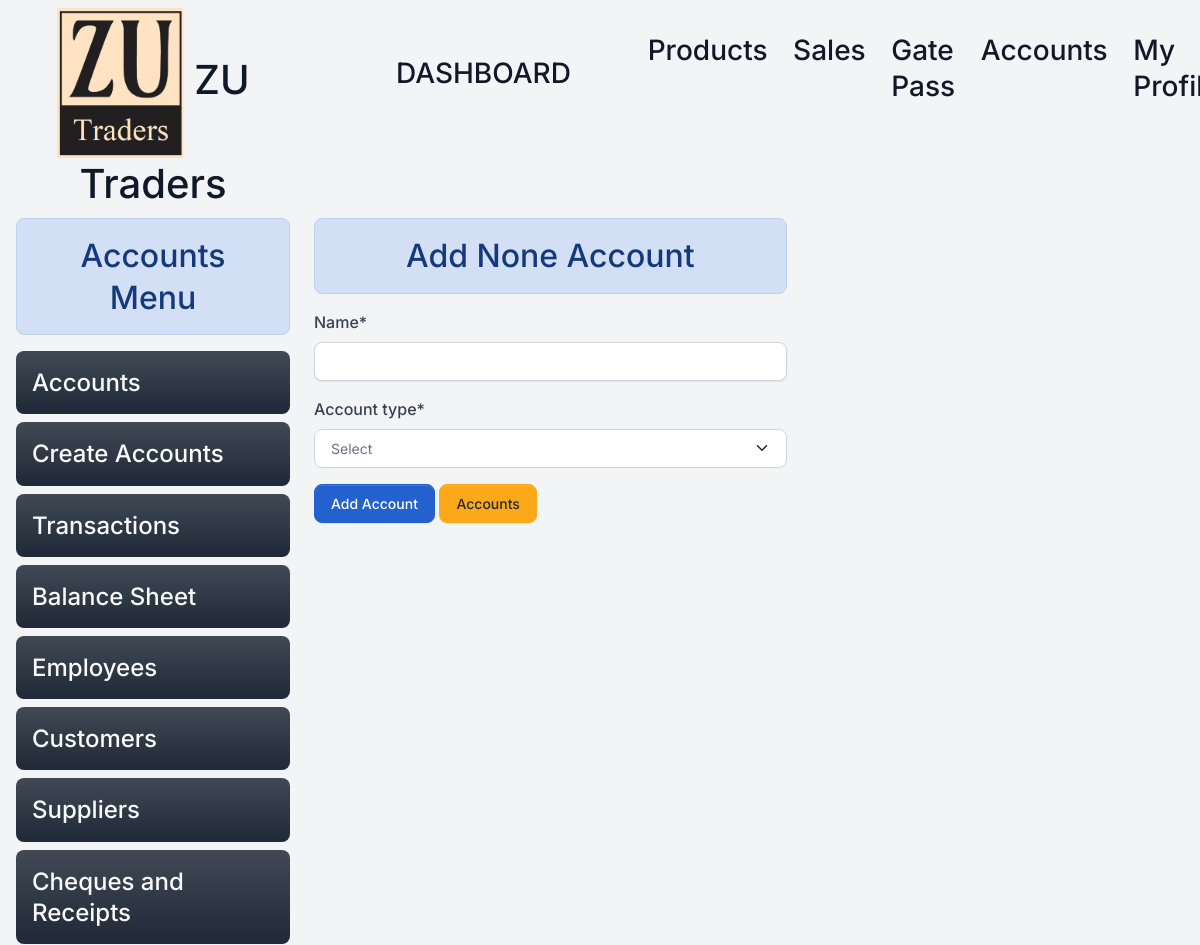
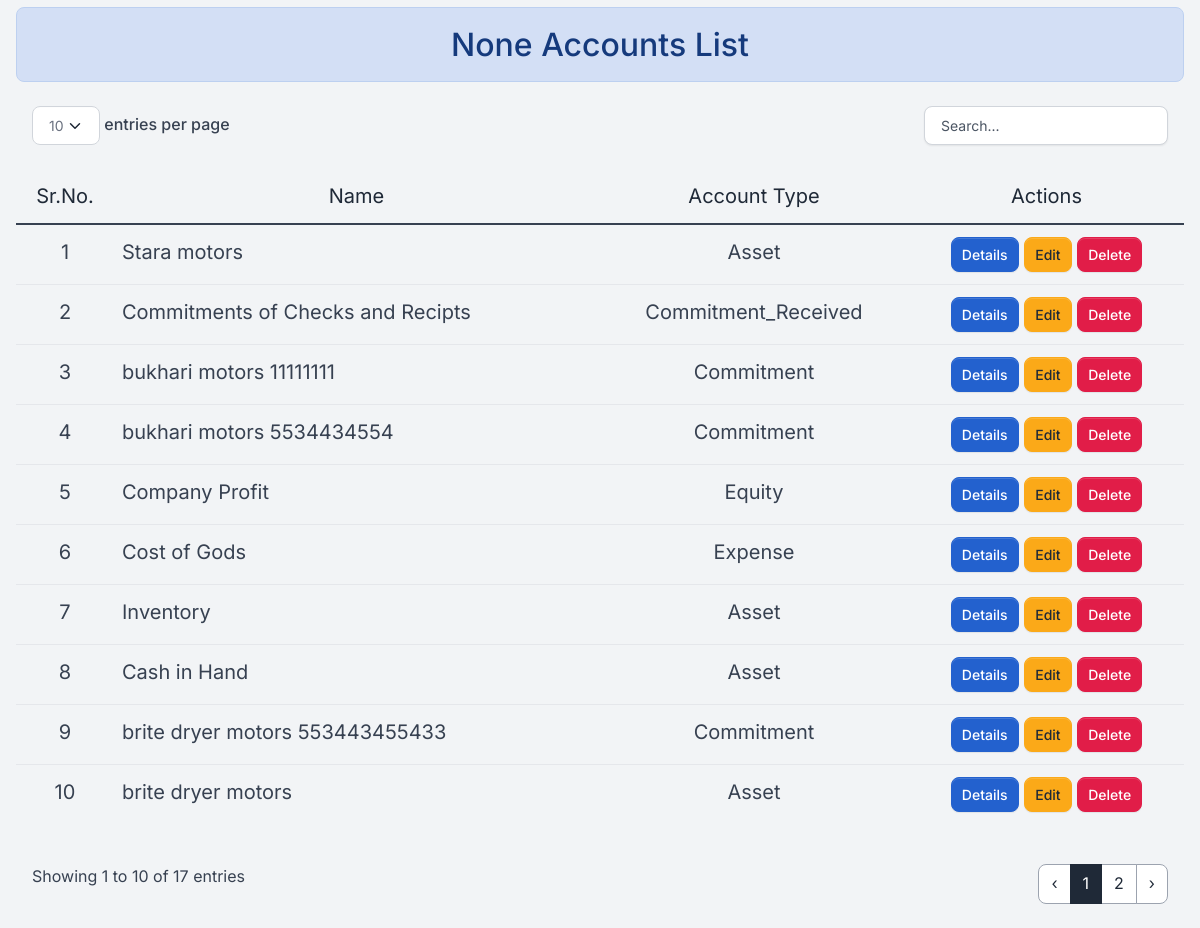
The page /add_account/ (signed in) on the database its author committed (2 pictures, top to bottom).
### home/models.py (models this page shows, shortened)
class Account(models.Model):
    ASSET = 'Asset'
    LIABILITY = 'Liability'
    EQUITY = 'Equity'
    REVENUE = 'Revenue'
    EXPENSE = 'Expense'
    GAIN = 'Gain'
    LOSS = 'Loss'
    COMMITMENT = 'Commitment'
    COMMITMENT_RECEIVED = 'Commitment_Received'
    ACCOUNT_TYPE_CHOICES = [
        (ASSET, 'Asset'),
        (LIABILITY, 'Liability'),
        (EQUITY, 'Equity'),
        (REVENUE, 'Revenue'),
        (EXPENSE, 'Expense'),
        (GAIN, 'Gain'),
        (LOSS, 'Loss'),
        (COMMITMENT , 'Commitment'),
        (COMMITMENT_RECEIVED,'Commitment_Received')
    ]
    name=models.CharField(max_length=50,null=True ,blank=True)
    employee=models.OneToOneField(Employee, on_delete=models.RESTRICT ,null=True,blank=True)
    customer=models.OneToOneField(Customer, on_delete=models.RESTRICT ,null=True,blank=True)
    supplier=models.OneToOneField(Suppliers, on_delete=models.RESTRICT,null=True,blank=True)
    cheque=models.OneToOneField(Cheque, on_delete=models.RESTRICT,null=True,blank=True)
    balance = models.DecimalField(max_digits=10, decimal_places=2,default=0)
    account_type = models.CharField(max_length=50, choices=ACCOUNT_TYPE_CHOICES)
    date = models.DateTimeField(default=datetime.now())
    is_deleted=models.BooleanField(default=False)

class Customer(models.Model):
    coname=models.CharField(max_length=255)
    name=models.CharField(max_length=255)
    adress=models.CharField(max_length=255)
    contact=models.CharField(max_length=12,null=True,unique=True,blank=True)
    is_deleted = models.BooleanField(default=False)
    def __str__(self):
        return self.coname

class Cheque(models.Model):
    customer=models.ForeignKey(Customer, on_delete=models.RESTRICT)
    cheque_number=models.CharField(max_length=20,null=True,blank=True)
    cheque_amount=models.CharField(max_length=20,null=True,blank=True)
    cheque_date=models.DateField()
    bank_name=models.CharField(max_length=50,null=True,blank=True)
    status=models.BooleanField(default=False)
    is_deleted = models.BooleanField(default=False)
    def __str__(self):
        return f"{self.customer} {self.cheque_number}"

### home/views/accounts.py (the view)
# urls.py: path('add_account/', accounts.add_account , name="add_accounts"),
@login_required
@permission_required('home.add_account', login_url='/login/')
def add_account(request):
    account_type=(request.GET.get('account_type'))
    if request.method == 'POST':
            mydata = Account.objects.filter(is_deleted=False).order_by("-id")
            if account_type=="employee":
                form = Employee_AccountForm(request.POST)
                mydata = Account.objects.filter(is_deleted=False,employee__isnull=False).order_by("-id")
            elif account_type=="customer":
                mydata = Account.objects.filter(is_deleted=False,customer__isnull=False).order_by("-id")
                form = Customer_AccountForm(request.POST)
            elif account_type=="supplier":
                mydata = Account.objects.filter(is_deleted=False,supplier__isnull=False).order_by("-id")
                form = Supplier_AccountForm(request.POST)
            elif account_type=="cheque":
                mydata = Account.objects.filter(is_deleted=False,cheque__isnull=False).order_by("-id")
                form = Cheque_AccountForm(request.POST)
            else:
                form = AccountForm(request.POST)
            if form.is_valid():
                form.save()
                messages.success(request,"Accounts Added Succesfuly !!")
                return redirect('createaccounts')
    else:
        mydata = Account.objects.filter(is_deleted=False).order_by("-id")
        if account_type=="employee":
            form = Employee_AccountForm()
            mydata = Account.objects.filter(is_deleted=False,employee__isnull=False).order_by("-id")
        elif account_type=="customer":
            mydata = Account.objects.filter(is_deleted=False,customer__isnull=False).order_by("-id")
            form = Customer_AccountForm()
        elif account_type=="supplier":
            mydata = Account.objects.filter(is_deleted=False,supplier__isnull=False).order_by("-id")
            form = Supplier_AccountForm()
        elif account_type=="cheque":
            mydata = Account.objects.filter(is_deleted=False,cheque__isnull=False).order_by("-id")
            form = Cheque_AccountForm()
        else:
            form = AccountForm()
    data={'mydata':mydata,'form':form,'account_type':account_type}
    return render(request,'accounts/accounts.html',data)

### home/forms.py
class AccountForm(forms.ModelForm):
    class Meta:
        model = Account
        fields = ['name','account_type']
    def __init__(self, *args, **kwargs):
        super(AccountForm, self).__init__(*args, **kwargs)
        self.fields['account_type'].choices = [('', 'Select')] + list(self.fields['account_type'].choices)
        self.fields['name'].required = True

### templates/accounts/accounts.html (shortened to what this page needs)
{% extends 'base.html' %}
{% load crispy_forms_tags %}
{% block content %}
<div class="container-fluid ">
  <div class="row">
    {% include 'accounts/accounts_menu.html' %}
    <div class="col-5 ">
      <h2 class="text-center  alert alert-info">{% if update %} Edit {{account_type|title}} {% else %} Add {% endif %} {{account_type|title}} Account </h2>
      <form method="post">
        {{form|crispy}}
        <input type="submit" class="btn btn-info" {% if update %} value="Update Account" {% else %} value="Add Account"
          {% endif %}>
        <a class="btn btn-warning" href="/accounts/">Accounts</a>
      </form>
    </div>
    </div>
    <div class="col-12">
      <h2 class="text-center  alert alert-info">{{account_type|title}} Accounts List</h2>
      <div class="table-responsive py-2">
        {% if mydata %}
        <table class="table table-flush" id="datatable">
          <thead class="thead-light">
            <tr class=" ">
              {% if update %}
              <td class="text-center fs-5">Account Id</td>
              {% else %}
              <td class="text-center fs-5">Sr.No.</td>
              {% endif %}
              <td class="text-center fs-5">Name</td>
              <td class="text-center fs-5">Account Type</td>
              {% if update %}
              {% else %}
              <td class="text-center fs-5">Actions</td>
              {% endif %}
            </tr>
          </thead>
          <tbody>
            {% if update %}
            <tr>
              <td class="text-center fs-5">{{mydata.id}}</td>
              {% if mydata.name %}
              <td class=" fs-5">{{mydata.name}}</td>
              {% elif mydata.customer %}
              <td class=" fs-5">{{mydata.customer}}</td>
              {% elif  mydata.supplier %}
              <td class=" fs-5">{{mydata.supplier}}</td>
              {% elif mydata.cheque %}
              <td class=" fs-5">{{mydata.cheque}}</td>
              {% else %}
              <td class=" fs-5">-</td>
              {% endif %}
              <td class=" fs-5">{{mydata.account_type}}</td>
            </tr>
            {% else %}
            {% for data in mydata %}
            <tr>
              <td class="text-center fs-5">{{forloop.counter}}</td>
              {% if data.name %}
              <td class=" fs-5">{{data.name}}</td>
              {% elif data.customer %}
              <td class="fs-5">{{data.customer}}</td>
              {% elif  data.supplier %}
              <td class=" fs-5">{{data.supplier}}</td>
              {% elif data.cheque %}
              <td class=" fs-5">{{data.cheque}}</td>
              {% else %}
              <td class="fs-5">-</td>
              {% endif %}
              <td class="text-center fs-5">{{data.account_type}}</td>
              <td class="text-center fs-5">
                <a class=" btn btn-sm btn-info" href={% url 'accountreport' id=data.id %}>Details</a>
                {% if perms.home.change_account %}
                <a class="btn btn-sm btn-warning" href={% url 'editaccount' id=data.id %}>Edit</a>
                {% endif %}
                {% if perms.home.delete_account %}
                <a class=" btn btn-sm btn-danger" href={% url 'deleteaccount' id=data.id %}>Delete</a>
                {% endif %}
              </td>
            </tr>
            {% endfor %}
            {% endif %}
          </tbody>
        </table>
        {% else %}
        <h4 class="text-center  alert alert-warning">No Record Found</h4>
        {% endif %}
      </div>
    </div>
  </div>
  {% endblock content %}

### static/assets/default/css/style.css (style rules this page uses)
html, body { height: 100%; width: 100%; max-height: 100%; overflow: auto; display: flex; flex-direction: column; }

### rows shown on the page
Account: customer "Stara motors", account_type "Asset"
Account: name "Commitments of Checks and Recipts", account_type "Commitment_Received"
Account: cheque "bukhari motors 11111111", account_type "Commitment"
Account: cheque "bukhari motors 5534434554", account_type "Commitment"
Account: name "Company Profit", account_type "Equity"
Account: name "Cost of Gods", account_type "Expense"
Account: name "Inventory", account_type "Asset"
Account: name "Cash in Hand", account_type "Asset"
Account: cheque "brite dryer motors 553443455433", account_type "Commitment"
Account: customer "brite dryer motors", account_type "Asset"

### other values the page prints
{{ account_type|title }} "None"
